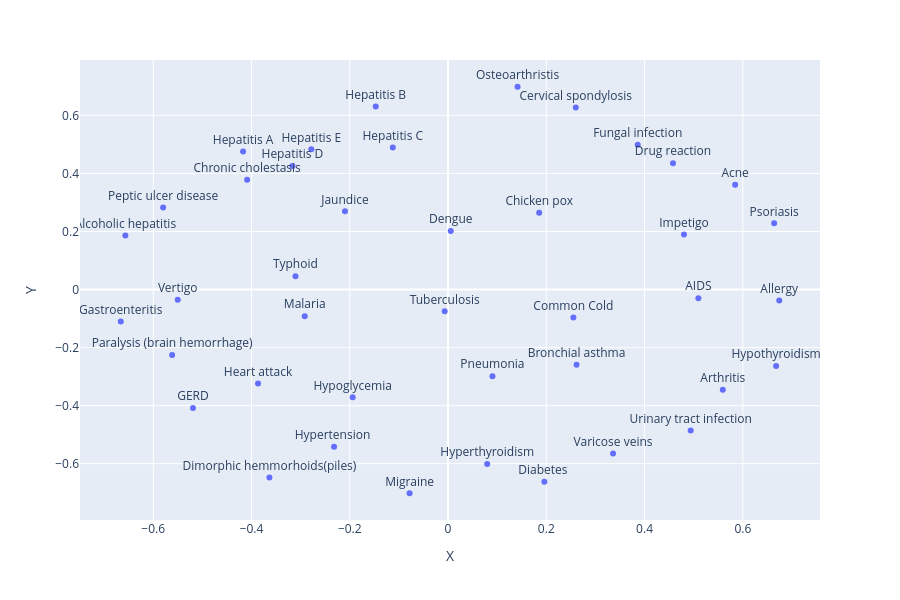

Notebook code cell kept with this figure:
### Markdown cell above
::: {.content-visible when-format="html"}
Interactive plots are useful when inspecting plots with a high density of
points.

### Code cell
#| fig-align: center
fig = px.scatter(X_transformed_df, x='X', y='Y', text='disease', hover_name=symptom_text,
                 width=900, height=600)
fig.update_traces(textposition='top center')
fig.show()

### Figure 1 — Plotly figure (JSON) as saved in the notebook; plotly's stock layout.template omitted (floating-point values rounded to 4 significant figures)
{"data": [{"hovertemplate": "<b>%{hovertext}</b><br><br>X=%{x}<br>Y=%{y}<br>disease=%{text}<extra></extra>", "hovertext": ["itching,skin_rash,nodal_skin_eruptions,dischromic_patches", "continuous_sneezing,shivering,chills,watering_from_eyes", "stomach_pain,acidity,ulcers_on_tongue,vomiting,cough,chest_pain", "itching,vomiting,yellowish_skin,nausea,loss_of_appetite,abdominal_pain,yellowing_of_eyes", "itching,skin_rash,stomach_pain,burning_micturition,spotting_urination", "vomiting,loss_of_appetite,abdominal_pain,passage_of_gases,internal_itching,indigestion", "muscle_wasting,patches_in_throat,high_fever,extra_marital_contacts", "fatigue,weight_loss,restlessness,lethargy,irregular_sugar_level,blurred_and_distorted_vision,obesity,excessive_hunger,increased_appetite,polyuria", "vomiting,sunken_eyes,dehydration,diarrhoea", "cough,high_fever,fatigue,breathlessness,family_history,mucoid_sputum", "chest_pain,headache,dizziness,loss_of_balance,lack_of_concentration", "acidity,indigestion,blurred_and_distorted_vision,excessive_hunger,headache,stiff_neck,depression,irritability,visual_disturbances", "dizziness,loss_of_balance,back_pain,weakness_in_limbs,neck_pain", "vomiting,headache,weakness_of_one_body_side,altered_sensorium", "itching,vomiting,yellowish_skin,abdominal_pain,high_fever,fatigue,weight_loss,dark_urine", "chills,vomiting,nausea,high_fever,diarrhoea,headache,sweating,muscle_pain", "itching,skin_rash,loss_of_appetite,high_fever,fatigue,lethargy,headache,mild_fever,swelled_lymph_nodes,malaise,red_spots_over_body", "skin_rash,chills,vomiting,nausea,loss_of_appetite,high_fever,fatigue,headache,back_pain,muscle_pain,malaise,red_spots_over_body,joint_pain,pain_behind_the_eyes", "chills,vomiting,nausea,abdominal_pain,high_fever,fatigue,diarrhoea,headache,constipation,toxic_look_(typhos),belly_pain", "vomiting,yellowish_skin,nausea,loss_of_appetite,abdominal_pain,yellowing_of_eyes,diarrhoea,dark_urine,muscle_pain,mild_fever,joint_pain", "itching,yellowish_skin,loss_of_appetite,abdominal_pain,yellowing_of_eyes,fatigue,lethargy,dark_urine,malaise,yellow_urine,receiving_blood_transfusion,receiving_unsterile_injections", "yellowish_skin,nausea,loss_of_appetite,yellowing_of_eyes,fatigue,family_history", "vomiting,yellowish_skin,nausea,loss_of_appetite,abdominal_pain,yellowing_of_eyes,fatigue,dark_urine,joint_pain", "vomiting,yellowish_skin,nausea,loss_of_appetite,abdominal_pain,yellowing_of_eyes,high_fever,fatigue,dark_urine,joint_pain,coma,stomach_bleeding,acute_liver_failure", "vomiting,yellowish_skin,abdominal_pain,swelling_of_stomach,distention_of_abdomen,history_of_alcohol_consumption,fluid_overload", "chills,vomiting,cough,chest_pain,loss_of_appetite,yellowing_of_eyes,high_fever,fatigue,weight_loss,breathlessness,sweating,mild_fever,swelled_lymph_nodes,malaise,phlegm,blood_in_sputum", "continuous_sneezing,chills,cough,chest_pain,high_fever,fatigue,headache,muscle_pain,swelled_lymph_nodes,malaise,phlegm,throat_irritation,redness_of_eyes,sinus_pressure,runny_nose,congestion,loss_of_smell", "chills,cough,chest_pain,high_fever,fatigue,breathlessness,sweating,malaise,phlegm,fast_heart_rate,rusty_sputum", "constipation,pain_during_bowel_movements,pain_in_anal_region,bloody_stool,irritation_in_anus", "vomiting,chest_pain,breathlessness,sweating", "fatigue,obesity,cramps,bruising,swollen_legs,swollen_blood_vessels,prominent_veins_on_calf", "fatigue,lethargy,dizziness,depression,irritability,weight_gain,cold_hands_and_feets,mood_swings,puffy_face_and_eyes,enlarged_thyroid,brittle_nails,swollen_extremeties,abnormal_menstruation", "fatigue,weight_loss,restlessness,excessive_hunger,diarrhoea,irritability,sweating,fast_heart_rate,mood_swings,abnormal_menstruation,muscle_weakness", "vomiting,nausea,fatigue,blurred_and_distorted_vision,excessive_hunger,headache,irritability,sweating,anxiety,slurred_speech,palpitations,drying_and_tingling_lips", "neck_pain,joint_pain,knee_pain,hip_joint_pain,swelling_joints,painful_walking", "stiff_neck,muscle_weakness,swelling_joints,painful_walking,movement_stiffness", "vomiting,nausea,headache,loss_of_balance,spinning_movements,unsteadiness", "skin_rash,pus_filled_pimples,blackheads,scurring", "burning_micturition,bladder_discomfort,foul_smell_of_urine,continuous_feel_of_urine", "skin_rash,joint_pain,skin_peeling,silver_like_dusting,small_dents_in_nails,inflammatory_nails", "skin_rash,high_fever,blister,red_sore_around_nose,yellow_crust_ooze"], "legendgroup": "", "marker": {"color": "#636efa", "symbol": "circle"}, "mode": "markers+text", "name": "", "orientation": "v", "showlegend": false, "text": ["Fungal infection", "Allergy", "GERD", "Chronic cholestasis", "Drug reaction", "Peptic ulcer disease", "AIDS", "Diabetes ", "Gastroenteritis", "Bronchial asthma", "Hypertension ", "Migraine", "Cervical spondylosis", "Paralysis (brain hemorrhage)", "Jaundice", "Malaria", "Chicken pox", "Dengue", "Typhoid", "Hepatitis A", "Hepatitis B", "Hepatitis C", "Hepatitis D", "Hepatitis E", "Alcoholic hepatitis", "Tuberculosis", "Common Cold", "Pneumonia", "Dimorphic hemmorhoids(piles)", "Heart attack", "Varicose veins", "Hypothyroidism", "Hyperthyroidism", "Hypoglycemia", "Osteoarthristis", "Arthritis", "Vertigo", "Acne", "Urinary tract infection", "Psoriasis", "Impetigo"], "textposition": "top center", "type": "scatter", "x": [0.386, 0.6741, -0.5192, -0.4089, 0.4579, -0.5799, 0.5095, 0.1961, -0.6662, 0.2616, -0.232, -0.07826, 0.26, -0.5617, -0.2098, -0.2917, 0.1855, 0.00552, -0.3106, -0.4172, -0.1471, -0.1124, -0.3167, -0.2782, -0.6568, -0.006831, 0.2551, 0.0904, -0.3636, -0.3867, 0.3359, 0.6677, 0.07972, -0.1941, 0.1415, 0.5592, -0.5502, 0.5843, 0.4939, 0.6638, 0.4802], "xaxis": "x", "y": [0.4993, -0.03759, -0.408, 0.3782, 0.4354, 0.2827, -0.02963, -0.6621, -0.1101, -0.2591, -0.5414, -0.7019, 0.6271, -0.2252, 0.2697, -0.09165, 0.265, 0.2018, 0.04614, 0.476, 0.6304, 0.4899, 0.4255, 0.4834, 0.1859, -0.07511, -0.09629, -0.2986, -0.648, -0.3239, -0.5653, -0.2635, -0.6009, -0.3716, 0.6988, -0.3451, -0.03487, 0.3615, -0.4853, 0.2283, 0.1901], "yaxis": "y"}], "layout": {"height": 600, "legend": {"tracegroupgap": 0}, "margin": {"t": 60}, "width": 900, "xaxis": {"anchor": "y", "domain": [0, 1], "title": {"text": "X"}}, "yaxis": {"anchor": "x", "domain": [0, 1], "title": {"text": "Y"}}}}
